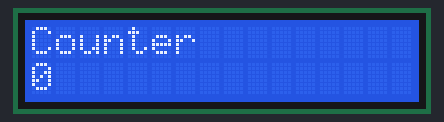
This sketch was run on a simulated Arduino Uno, built with avr-gcc and run on an emulated ATmega328P. Parts: 16×2 character LCD.

Above: at 0.1 s.
At 4.1 s:
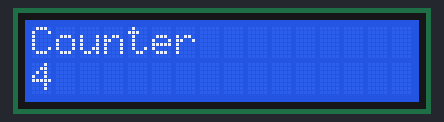
At 9.1 s:
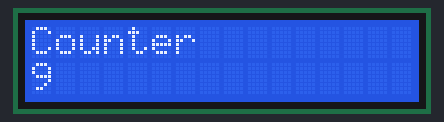
At 19.1 s:
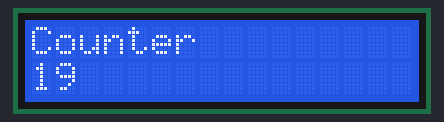
At 29.1 s:
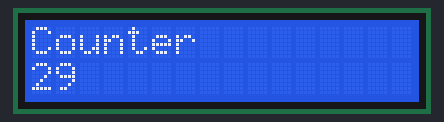
At 39.1 s:
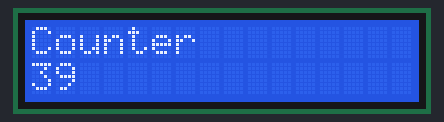

Measured:
- what the display in image 1 shows lasts 1.0 s, from 4.0 s to 5.0 s

The sketch:

lcd_initial.ino
```cpp
#include <LiquidCrystal.h>

#define LCD_RS 12
#define LCD_EN 11
#define LCD_D4 5
#define LCD_D5 4
#define LCD_D6 3
#define LCD_D7 2

LiquidCrystal lcd(LCD_RS, LCD_EN, LCD_D4, LCD_D5, LCD_D6, LCD_D7);

void setup() {
  lcd.begin(16, 2);

  lcd.print("Counter ");
}

void loop() {

  lcd.setCursor(0, 1);
  // print the number of seconds since reset:
  lcd.print(millis() / 1000);

}
```
